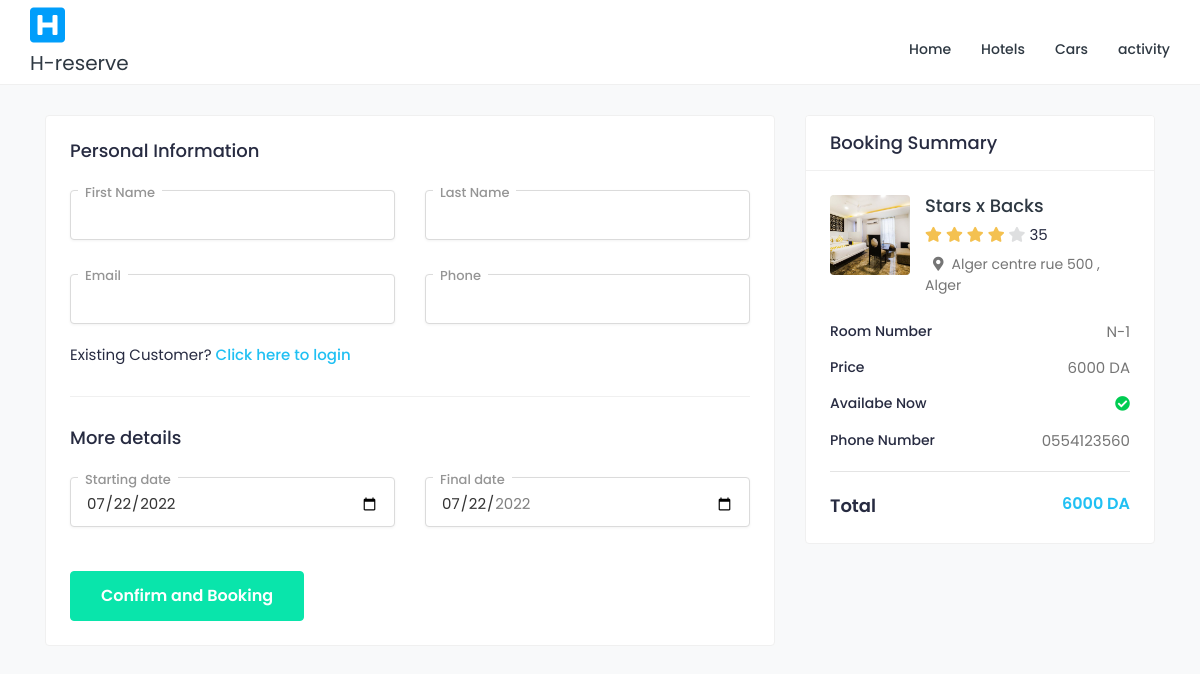
The app's page /rooms/1 with its own data.
### hotel/models.py (models this page shows, shortened)
class Chambre(models.Model):
    VAR_TYPE = (('1', '1'), ('2', '2'), ('Family', 'Family'),)
    nome_hotel=models.ForeignKey(Hotel,on_delete=models.CASCADE)
    phone_number = models.CharField(max_length=14,validators=[phone_regex],)
    type_chambre=models.CharField(choices=VAR_TYPE,max_length=12)
    prix = models.IntegerField(default=0)
    image = models.ImageField(upload_to='media/pics')
    disponibilité = models.BooleanField(default=True)

class Hotel(models.Model):
    name = models.CharField(max_length=120)
    adress=models.CharField(max_length=120)
    code_postal=models.CharField(max_length=10)
    ville=models.CharField(max_length=50)
    phone_number = models.CharField(max_length=10,validators=[phone_regex],)

### hotel/views.py (the view, shortened to what this page needs)
# urls.py: path("rooms/<int:pk>",reserve,name="book_hotel"),
def reserve(request,pk):
    try:
        room=Chambre.objects.get(id=pk)
    except Chambre.DoesNotExist:
        room=None
    context={
        "room":room,
    }
    return render(request,"hotel/pages/reservations.html",context)

### templates/hotel/pages/reservations.html (shortened to what this page needs)
{% extends "base.html" %}
{% block content %}
    <div class="content">
        <div class="container">
            <div class="row">
                <div class="col-md-7 col-lg-8">
                    <div class="card">
                        <div class="card-body">
                            <form method="post" >
                                <div class="info-widget">
                                    {% if not user.is_authenticated  %}
                                    <h4 class="card-title">Personal Information</h4>
                                    <div class="row">
                                        <div class="col-md-6 col-sm-12">
                                            <div class="form-group card-label">
                                                <label>First Name</label>
                                                <input class="form-control" type="text">
                                            </div>
                                        </div>
                                        <div class="col-md-6 col-sm-12">
                                            <div class="form-group card-label">
                                                <label>Last Name</label>
                                                <input class="form-control" type="text">
                                            </div>
                                        </div>
                                        <div class="col-md-6 col-sm-12">
                                            <div class="form-group card-label">
                                                <label>Email</label>
                                                <input class="form-control" type="email">
                                            </div>
                                        </div>
                                        <div class="col-md-6 col-sm-12">
                                            <div class="form-group card-label">
                                                <label>Phone</label>
                                                <input class="form-control" type="tel">
                                            </div>
                                        </div>
                                    </div>
                                    <div class="exist-customer">Existing Customer? <a href="#">Click here to login</a></div>
                                </div>
                                <div class="payment-widget">
                                    <h4 class="card-title">More details</h4>
                                    {% endif %}
                                    <div class="row">
                                        <div class="col-md-6 col-sm-12">
                                            <div class="form-group card-label">
                                                <label>Starting date</label>
                                                <input class="form-control" type="date" name="start_date"  value="2022-07-22"
                                                min="01-01-2022" max="2022-12-31">
                                            </div>
                                        </div>
                                        <div class="col-md-6 col-sm-12">
                                            <div class="form-group card-label">
                                                <label>Final date</label>
                                                <input class="form-control" type="date" name="final_date" value="2022-07-22"
                                                min="2022-01-01" max="2022-12-31">
                                            </div>
                                        </div>
                                    </div>
                                    <div class="submit-section mt-4">
                                        <button type="submit" class="btn btn-primary submit-btn">Confirm and Booking</button>
                                    </div>
                                </div>
                            </form>
                        </div>
                    </div>
                </div>
                <div class="col-md-5 col-lg-4 theiaStickySidebar">
                    <div class="card booking-card">
                        <div class="card-header">
                            <h4 class="card-title">Booking Summary</h4>
                        </div>
                        <div class="card-body">
                            <div class="booking-doc-info">
                                <a href="doctor-profile.html" class="booking-doc-img">
                                    <img src="{{room.image.url}}" alt="User Image">
                                </a>
                                <div class="booking-info">
                                    <h4><a href="doctor-profile.html">{{room.nome_hotel.name}}</a></h4>
                                    <div class="rating">
                                        <i class="fas fa-star filled"></i>
                                        <i class="fas fa-star filled"></i>
                                        <i class="fas fa-star filled"></i>
                                        <i class="fas fa-star filled"></i>
                                        <i class="fas fa-star"></i>
                                        <span class="d-inline-block average-rating">35</span>
                                    </div>
                                    <div class="clinic-details">
                                        <p class="doc-location"><i class="fas fa-map-marker-alt mx-2"></i>{{room.nome_hotel.adress}} , {{room.nome_hotel.ville}}</p>
                                    </div>
                                </div>
                            </div>
                            <div class="booking-summary">
                                <div class="booking-item-wrap">
                                    <ul class="booking-date">
                                        <li>room number <span>N-{{room.id}}</span></li>
                                        <li>Price <span>{{room.prix}} DA</span></li>
                                        <li>Availabe Now<span>
                                            {% if room.disponibilité %}
                                        <i class="fa fa-check-circle text-success" aria-hidden="true"></i>
                                        {% else %}
                                        <i class="fa fa-times text-danger" aria-hidden="true"></i>
                                        {% endif %}
                                        </span></li>
                                    </ul>
                                    <ul class="booking-fee">
                                        <li>Phone number <span>{{room.phone_number}}</span></li>
                                    </ul>
                                    <div class="booking-total">
                                        <ul class="booking-total-list">
                                            <li>
                                                <span>Total</span>
                                                <span class="total-cost">{{room.prix}} DA </span>
                                            </li>
                                        </ul>
                                    </div>
                                </div>
                            </div>
                        </div>
                    </div>
                </div>
            </div>
        </div>
    </div>
{% endblock content %}

### records on screen
Chambre: image (picture), nome_hotel.name "Stars x Backs", nome_hotel.adress "Alger centre rue 500", nome_hotel.ville "Alger", id "1", prix "6000", phone_number "0554123560"
